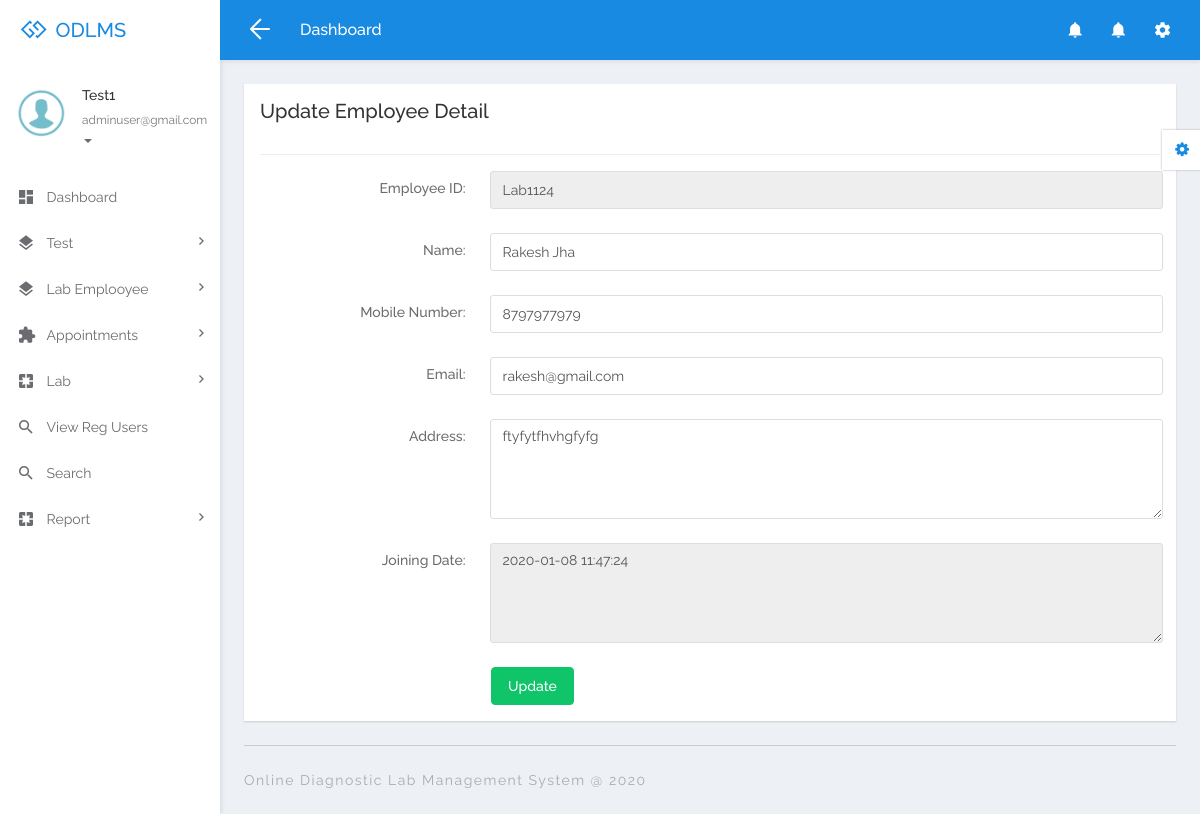
/odlms/admin/edit-employee-detail.php?editid=2 (signed in), run on the app's committed database.
### tables this page shows
CREATE TABLE `tblemployee` (
  `ID` int(10) NOT NULL,
  `EmpID` varchar(120) DEFAULT NULL,
  `Name` varchar(200) DEFAULT NULL,
  `MobileNumber` bigint(10) DEFAULT NULL,
  `Email` varchar(200) DEFAULT NULL,
  `Address` mediumtext DEFAULT NULL,
  `Password` varchar(120) DEFAULT NULL,
  `JoiningDate` timestamp NULL DEFAULT current_timestamp()
);

### odlms/admin/edit-employee-detail.php (the view, shortened to what this page needs)
<?php
if (strlen($_SESSION['odlmsaid']==0)) {
  header('location:logout.php');
  } else{
?>
<!DOCTYPE html>
<html lang="en">
<head>
  <link rel="stylesheet" href="libs/bower/font-awesome/css/font-awesome.min.css">
  <link rel="stylesheet" href="libs/bower/material-design-iconic-font/dist/css/material-design-iconic-font.css">
  <link rel="stylesheet" href="libs/bower/animate.css/animate.min.css">
  <link rel="stylesheet" href="libs/bower/fullcalendar/dist/fullcalendar.min.css">
  <link rel="stylesheet" href="libs/bower/perfect-scrollbar/css/perfect-scrollbar.css">
  <link rel="stylesheet" href="assets/css/bootstrap.css">
  <link rel="stylesheet" href="assets/css/core.css">
  <link rel="stylesheet" href="assets/css/app.css">
</head>
<body class="menubar-left menubar-unfold menubar-light theme-primary">
<?php include_once('includes/header.php');?>
<?php include_once('includes/sidebar.php');?>
<main id="app-main" class="app-main">
  <div class="wrap">
  <section class="app-content">
    <div class="row">
      <div class="col-md-12">
        <div class="widget">
          <header class="widget-header">
            <h3 class="widget-title">Update Employee Detail</h3>
          </header>
          <hr class="widget-separator">
          <div class="widget-body">
            <form class="form-horizontal" method="post">
               <?php
                   $eid=$_GET['editid'];
$sql="SELECT * from tblemployee where ID=$eid";
$query = $dbh -> prepare($sql);
$query->execute();
$results=$query->fetchAll(PDO::FETCH_OBJ);
$cnt=1;
if($query->rowCount() > 0)
{
foreach($results as $row)
{               ?>
              <div class="form-group">
                <label for="exampleTextInput1" class="col-sm-3 control-label">Employee ID:</label>
                <div class="col-sm-9">
                  <input type="text" class="form-control" id="exampleTextInput1" name="empid" value="<?php  echo htmlentities($row->EmpID);?>" readonly='true'>
                </div>
              </div>
              <div class="form-group">
                <label for="exampleTextInput1" class="col-sm-3 control-label">Name:</label>
                <div class="col-sm-9">
                  <input type="text" class="form-control" id="exampleTextInput1" name="name" value="<?php  echo htmlentities($row->Name);?>" required='true'>
                </div>
              </div>
              <div class="form-group">
                <label for="exampleTextInput1" class="col-sm-3 control-label">Mobile Number:</label>
                <div class="col-sm-9">
                  <input type="text" class="form-control" id="exampleTextInput1" name="mobnum" value="<?php  echo htmlentities($row->MobileNumber);?>" required='true'>
                </div>
              </div>
              <div class="form-group">
                <label for="exampleTextInput1" class="col-sm-3 control-label">Email:</label>
                <div class="col-sm-9">
                  <input type="text" class="form-control" id="exampleTextInput1" name="email" value="<?php  echo htmlentities($row->Email);?>" required='true'>
                </div>
              </div>
              <div class="form-group">
                <label for="email2" class="col-sm-3 control-label">Address:</label>
                <div class="col-sm-9">
                  <textarea type="text" class="form-control" id="email2" name="address" required="true"><?php  echo htmlentities($row->Address);?></textarea>
                </div>
              </div>
              <div class="form-group">
                <label for="email2" class="col-sm-3 control-label">Joining Date:</label>
                <div class="col-sm-9">
                  <textarea type="text" class="form-control" id="email2" name=""  readonly='true'><?php  echo htmlentities($row->JoiningDate);?></textarea>
                </div>
              </div>
             <?php $cnt=$cnt+1;}} ?>
              <div class="row">
                <div class="col-sm-9 col-sm-offset-3">
                  <button type="submit" class="btn btn-success" name="submit">Update</button>
                </div>
              </div>
            </form>
          </div>
        </div>
      </div>
    </div>
  </section>
</div>
  <?php include_once('includes/footer.php');?>
</main>
<?php include_once('includes/customizer.php');?>
</body>
</html>
<?php }  ?>

### odlms/admin/includes/sidebar.php (shortened to what this page needs)
<aside id="menubar" class="menubar light">
  <div class="app-user">
    <div class="media">
      <div class="media-left">
        <div class="avatar avatar-md avatar-circle">
          <a href="javascript:void(0)"><img class="img-responsive" src="assets/images/images.png" alt="avatar"/></a>
        </div>
      </div>
      <div class="media-body">
        <div class="foldable">
          <?php
$aid=$_SESSION['odlmsaid'];
$sql="SELECT AdminName,Email from  tbladmin where ID=:aid";
$query = $dbh -> prepare($sql);
$query->bindParam(':aid',$aid,PDO::PARAM_STR);
$query->execute();
$results=$query->fetchAll(PDO::FETCH_OBJ);
$cnt=1;
if($query->rowCount() > 0)
{
foreach($results as $row)
{               ?>
          <h5><a href="javascript:void(0)" class="username"><?php  echo $row->AdminName;?></a></h5><?php $cnt=$cnt+1;}} ?>
          <ul>
            <li class="dropdown">
              <a href="javascript:void(0)" class="dropdown-toggle usertitle" data-toggle="dropdown" aria-haspopup="true" aria-expanded="false">
                <small><?php  echo $row->Email;?></small>
                <span class="caret"></span>
              </a>
            </li>
          </ul>
        </div>
      </div>
    </div>
  </div>
  <div class="menubar-scroll">
    <div class="menubar-scroll-inner">
      <ul class="app-menu">
        <li class="has-submenu">
          <a href="dashboard.php">
            <i class="menu-icon zmdi zmdi-view-dashboard zmdi-hc-lg"></i>
            <span class="menu-text">Dashboard</span>
          </a>
        </li>
        <li class="has-submenu">
          <a href="javascript:void(0)" class="submenu-toggle">
            <i class="menu-icon zmdi zmdi-layers zmdi-hc-lg"></i>
            <span class="menu-text">Test</span>
            <i class="menu-caret zmdi zmdi-hc-sm zmdi-chevron-right"></i>
          </a>
        </li>
        <li class="has-submenu">
          <a href="javascript:void(0)" class="submenu-toggle">
            <i class="menu-icon zmdi zmdi-layers zmdi-hc-lg"></i>
            <span class="menu-text">Lab Emplooyee</span>
            <i class="menu-caret zmdi zmdi-hc-sm zmdi-chevron-right"></i>
          </a>
        </li>
        <li class="has-submenu">
          <a href="javascript:void(0)" class="submenu-toggle">
            <i class="menu-icon zmdi zmdi-puzzle-piece zmdi-hc-lg"></i>
            <span class="menu-text">Appointments</span>
            <i class="menu-caret zmdi zmdi-hc-sm zmdi-chevron-right"></i>
          </a>
        </li>
        <li class="has-submenu">
          <a href="javascript:void(0)" class="submenu-toggle">
            <i class="menu-icon zmdi zmdi-pages zmdi-hc-lg"></i>
            <span class="menu-text">Lab</span>
            <i class="menu-caret zmdi zmdi-hc-sm zmdi-chevron-right"></i>
          </a>
        </li>
<li>
          <a href="view-regusers.php">
            <i class="menu-icon zmdi zmdi-search zmdi-hc-lg"></i>
            <span class="menu-text">View Reg Users</span>
          </a>
        </li>
        <li>
          <a href="search.php">
            <i class="menu-icon zmdi zmdi-search zmdi-hc-lg"></i>
            <span class="menu-text">Search</span>
          </a>
        </li>
<li class="has-submenu">
          <a href="javascript:void(0)" class="submenu-toggle">
            <i class="menu-icon zmdi zmdi-pages zmdi-hc-lg"></i>
            <span class="menu-text">Report</span>
            <i class="menu-caret zmdi zmdi-hc-sm zmdi-chevron-right"></i>
          </a>
        </li>
      </ul>
    </div>
  </div>
</aside>

### data on the page
tblemployee: empid "Lab1124", name "Rakesh Jha", mobnum "8797977979", email "rakesh@gmail.com", address "ftyfytfhvhgfyfg", JoiningDate "2020-01-08 11:47:24"

### other printed values
$row->AdminName "Test1"
$row->Email "adminuser@gmail.com"
